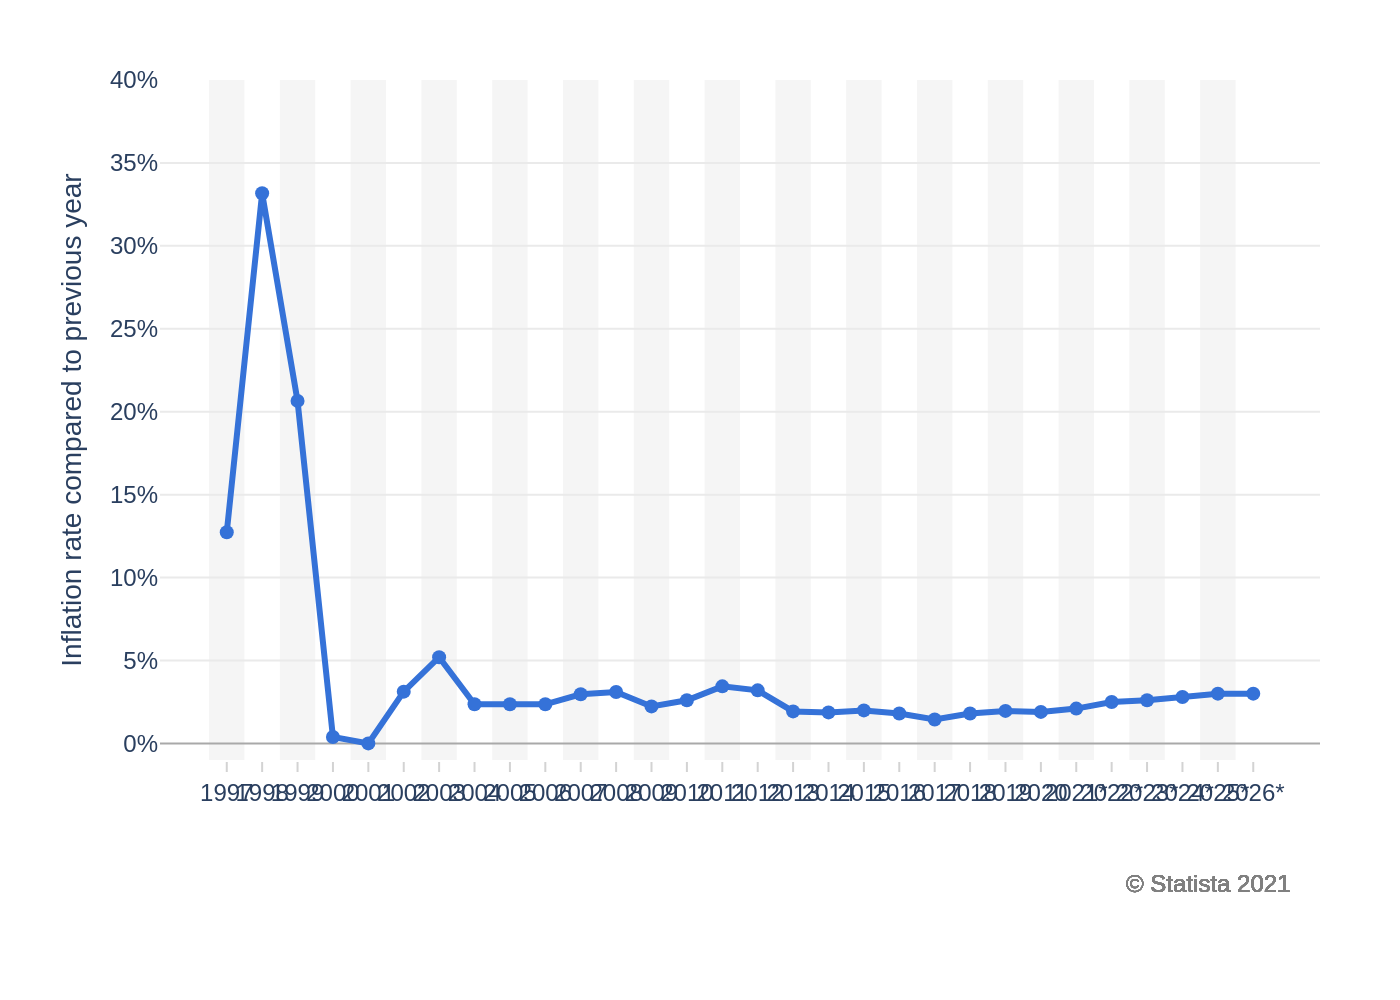

This chart was generated by the following Python code:
import sys
import json
import os
import plotly.graph_objects as go

# Ensure a command-line argument is provided
if len(sys.argv) != 2:
    print(f"Usage: python {os.path.basename(__file__)} <json_file_path>")
    sys.exit(1)

json_path = sys.argv[1]

# Read and parse the JSON file
try:
    with open(json_path, 'r', encoding='utf-8') as f:
        chart_info = json.load(f)
except FileNotFoundError:
    print(f"Error: The file '{json_path}' was not found.")
    sys.exit(1)
except json.JSONDecodeError:
    print(f"Error: Failed to decode JSON from '{json_path}'.")
    sys.exit(1)

# Extract data from the JSON object
chart_data = chart_info['chart_data']
texts = chart_info['texts']
colors = chart_info['colors']
x_values = chart_data['x']
y_values = chart_data['y']
annotations_data = chart_data.get('annotations', [])

# Initialize the figure
fig = go.Figure()

# Add alternating background rectangles for the banded effect
for i, x_val in enumerate(x_values):
    if i % 2 == 0:
        fig.add_shape(
            type="rect",
            xref="x",
            yref="paper",
            x0=i - 0.5,
            y0=0,
            x1=i + 0.5,
            y1=1,
            fillcolor="#F5F5F5",
            layer="below",
            line_width=0,
        )

# Add the main line trace
fig.add_trace(go.Scatter(
    x=x_values,
    y=y_values,
    mode='lines+markers',
    line=dict(color=colors[0], width=3),
    marker=dict(color=colors[0], size=7),
    showlegend=False
))

# Create a mapping of x to y values for easy annotation placement
y_map = {x: y for x, y in zip(x_values, y_values)}

# Add data point labels as annotations
for ann in annotations_data:
    if ann['x'] in y_map:
        fig.add_annotation(
            x=ann['x'],
            y=y_map[ann['x']],
            text=f"<b>{ann['text']}</b>",
            showarrow=False,
            font=dict(family="Arial", size=11, color="black"),
            yshift=15,
            xanchor='center'
        )

# Update the layout of the chart
fig.update_layout(
    font=dict(family="Arial"),
    plot_bgcolor='white',
    paper_bgcolor='white',
    xaxis=dict(
        showgrid=False,
        showline=False,
        zeroline=False,
        tickangle=0,
        categoryorder='array',
        categoryarray=x_values,
        ticks="outside",
        tickcolor='lightgrey'
    ),
    yaxis=dict(
        title=dict(text=texts['y_axis_title'], standoff=10),
        range=[-1, 40],
        dtick=5,
        ticksuffix='%',
        gridcolor='#EAEAEA',
        showline=False,
        zeroline=True,
        zerolinewidth=1,
        zerolinecolor='darkgrey'
    ),
    margin=dict(l=80, r=40, t=40, b=120),
    annotations=[
        dict(
            text=texts['source'],
            showarrow=False,
            xref="paper",
            yref="paper",
            x=0.98,
            y=-0.2,
            xanchor='right',
            yanchor='top',
            align='right',
            font=dict(family="Arial", size=12, color="grey")
        )
    ]
)

# Derive output filename from the input JSON path
base_filename = os.path.splitext(os.path.basename(json_path))[0]
output_filename = f"{base_filename}.png"

# Save the figure as a PNG image
fig.write_image(output_filename, scale=2)

print(f"Chart saved to {output_filename}")
